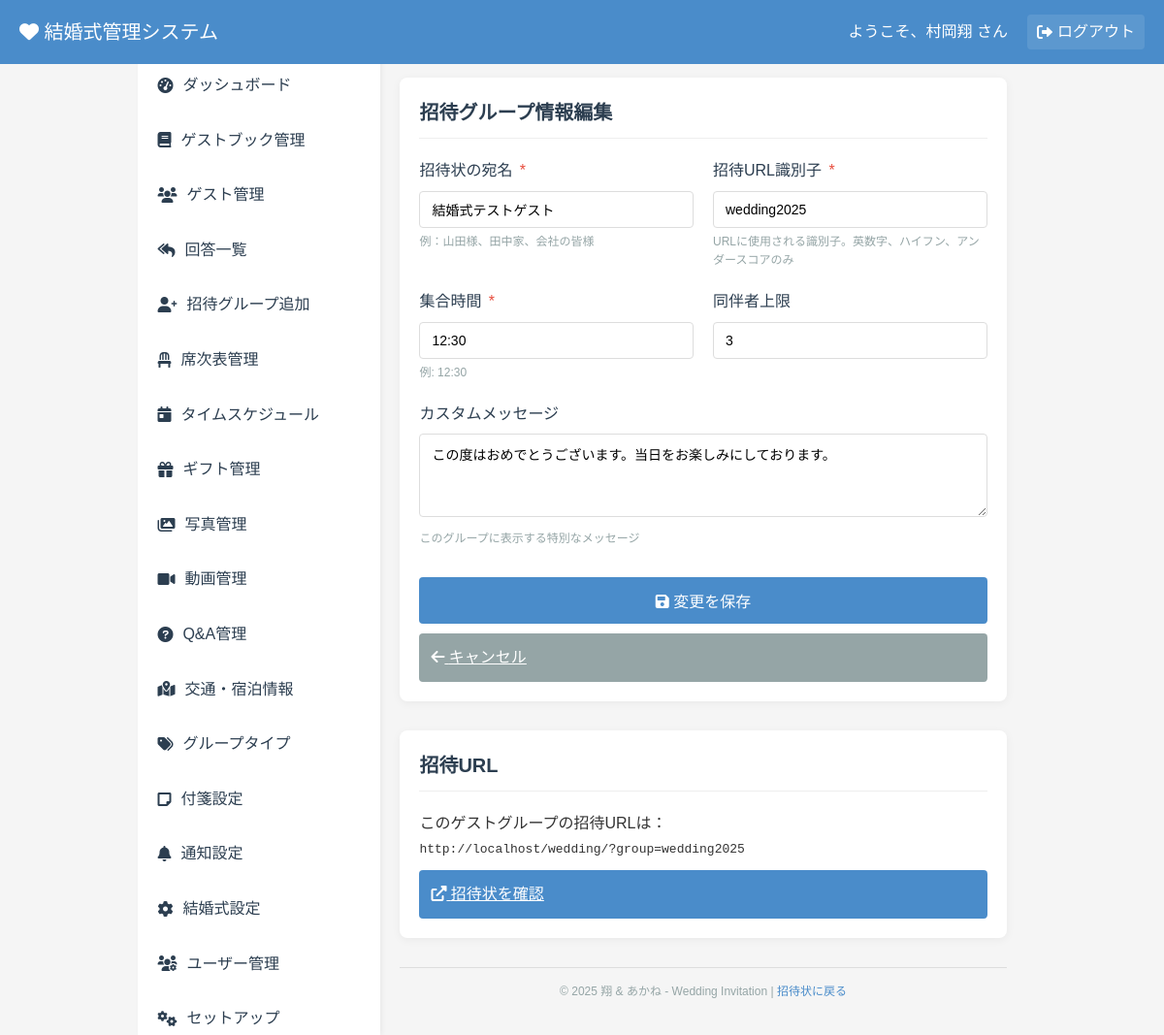
/admin/edit_guest.php?id=2 (signed in), run on the app's committed database.
### tables this page shows
CREATE TABLE `guests` (
  `id` int(11) NOT NULL AUTO_INCREMENT,
  `group_id` varchar(50) DEFAULT NULL,
  `group_name` varchar(100) NOT NULL,
  `email` varchar(255) DEFAULT NULL,
  `arrival_time` varchar(100) NOT NULL,
  `custom_message` text DEFAULT NULL,
  `max_companions` int(11) DEFAULT 0,
  `created_at` timestamp NOT NULL DEFAULT current_timestamp(),
  `group_type_id` int(11) DEFAULT NULL,
  PRIMARY KEY (`id`),
  UNIQUE KEY `group_id` (`group_id`),
  KEY `group_type_id` (`group_type_id`),
  CONSTRAINT `guests_ibfk_1` FOREIGN KEY (`group_type_id`) REFERENCES `group_types` (`id`) ON DELETE SET NULL
);

### config.php (called while the page is built, shortened)
<?php
$is_local = true;
if ($is_local) {
    $site_url = "http://localhost/wedding/";
}

### admin/edit_guest.php (the view, shortened to what this page needs)
<?php
require_once '../config.php';
$guest_id = isset($_GET['id']) ? (int)$_GET['id'] : 0;
$guest = null;
try {
    $stmt = $pdo->prepare("SELECT * FROM guests WHERE id = :id LIMIT 1");
    $stmt->execute(['id' => $guest_id]);
    $guest = $stmt->fetch();
} catch (PDOException $e) {
    $error = "招待グループ情報の取得に失敗しました。";
    if ($debug_mode) {
        $error .= " エラー: " . $e->getMessage();
    }
}
?>
<!DOCTYPE html>
<html lang="ja">
<head>
    <link rel="stylesheet" href="../css/style.css">
    <link rel="stylesheet" href="css/admin.css">
    <link rel="stylesheet" href="https://cdnjs.cloudflare.com/ajax/libs/font-awesome/6.0.0/css/all.min.css">
</head>
<body class="admin-body">
    <div class="admin-dashboard">
        <header class="admin-dashboard-header">
            <div class="admin-logo">
                <h1><i class="fas fa-heart"></i> 結婚式管理システム</h1>
            </div>
            <div class="admin-user">
                <span>ようこそ、<?= htmlspecialchars($_SESSION['admin_username']) ?> さん</span>
                <a href="logout.php" class="admin-logout"><i class="fas fa-sign-out-alt"></i> ログアウト</a>
            </div>
        </header>
        <div class="admin-dashboard-content">
            <?php include 'inc/sidebar.php'; ?>
            <div class="admin-main">
                <div class="admin-content-wrapper">
                    <section class="admin-section">
                        <h2>招待グループ情報編集</h2>
                        <form class="admin-form" method="post" action="">
                            <div class="admin-form-row">
                                <div class="admin-form-group">
                                    <label for="group_name">招待状の宛名 <span class="required">*</span></label>
                                    <input type="text" id="group_name" name="group_name" required value="<?= htmlspecialchars($guest['group_name']) ?>">
                                    <small>例：山田様、田中家、会社の皆様</small>
                                </div>
                                <div class="admin-form-group">
                                    <label for="group_id">招待URL識別子 <span class="required">*</span></label>
                                    <input type="text" id="group_id" name="group_id" required value="<?= htmlspecialchars($guest['group_id']) ?>">
                                    <small>URLに使用される識別子。英数字、ハイフン、アンダースコアのみ</small>
                                </div>
                            </div>
                            <div class="admin-form-row">
                                <div class="admin-form-group">
                                    <label for="arrival_time">集合時間 <span class="required">*</span></label>
                                    <input type="text" id="arrival_time" name="arrival_time" required value="<?= htmlspecialchars($guest['arrival_time']) ?>">
                                    <small>例: 12:30</small>
                                </div>
                                <div class="admin-form-group">
                                    <label for="max_companions">同伴者上限</label>
                                    <input type="number" id="max_companions" name="max_companions" min="0" value="<?= (int)$guest['max_companions'] ?>">
                                </div>
                            </div>
                            <div class="admin-form-group">
                                <label for="custom_message">カスタムメッセージ</label>
                                <textarea id="custom_message" name="custom_message" rows="4"><?= htmlspecialchars($guest['custom_message']) ?></textarea>
                                <small>このグループに表示する特別なメッセージ</small>
                            </div>
                            <div class="admin-form-actions">
                                <button type="submit" class="admin-button">
                                    <i class="fas fa-save"></i> 変更を保存
                                </button>
                                <a href="dashboard.php" class="admin-button" style="background-color: var(--admin-gray); margin-top: 10px;">
                                    <i class="fas fa-arrow-left"></i> キャンセル
                                </a>
                            </div>
                        </form>
                    </section>
                    <section class="admin-section">
                        <h2>招待URL</h2>
                        <div class="admin-info-box">
                            <p>このゲストグループの招待URLは：</p>
                            <div class="admin-url-box">
                                <code><?= $site_url ?>?group=<?= urlencode($guest['group_id']) ?></code>
                                <a href="../index.php?group=<?= urlencode($guest['group_id']) ?>" target="_blank" class="admin-button" style="margin-top: 10px;">
                                    <i class="fas fa-external-link-alt"></i> 招待状を確認
                                </a>
                            </div>
                        </div>
                    </section>
                </div>
                <?php include 'inc/footer.php'; ?>
</body>
</html>

### css/style.css (style rules this page uses)
:root { --primary-color: #ffffff; --accent-color: #4CAF50; --accent-light: #81C784; --accent-dark: #388E3C; --text-color: #333333; --background-light: #f8f9fa; --shadow-color: rgba(0, 0, 0, 0.1); --gold: #d4af37; --light-gold: #f1e6c1; --cream: #fcf8e8; --pink-accent: #f8bbd0; --pink-light: #fce4ec; --pink-dark: #ec407a; }
* { box-sizing: border-box; margin: 0; padding: 0; }
body { font-family: 'Noto Serif JP', serif; margin: 0; padding: 0; background: url('../images/leaves-bg.png') repeat; background-size: 400px; background-attachment: fixed; color: #2c3e50; line-height: 1.6; min-height: 100vh; display: flex; flex-direction: column; justify-content: flex-start; align-items: center; }
body::before { content: ''; position: fixed; top: 0; left: 0; width: 100%; height: 100%; background-image: url('../images/leaves-bg.png'); background-size: 300px; background-repeat: repeat; opacity: 0.05; z-index: -1; }
.required { color: #ff5252; margin-left: 3px; }

### admin/css/admin.css (style rules this page uses)
:root { --admin-primary: #4a8cca; --admin-secondary: #2c3e50; --admin-success: #2ecc71; --admin-danger: #e74c3c; --admin-warning: #f39c12; --admin-info: #3498db; --admin-light: #ecf0f1; --admin-dark: #2c3e50; --admin-gray: #95a5a6; --admin-border: #ddd; }
.admin-body { font-family: 'Noto Sans JP', sans-serif; background-color: #f5f5f5; margin: 0; padding: 0; color: #333; }
.admin-form-group { margin-bottom: 20px; }
.admin-form-group label { display: block; margin-bottom: 8px; font-weight: 500; color: var(--admin-secondary); }
.admin-form-group input { width: 100%; padding: 10px 12px; border: 1px solid var(--admin-border); border-radius: 4px; font-size: 14px; transition: border-color 0.3s; }
.admin-button { display: block; width: 100%; padding: 12px; background-color: var(--admin-primary); color: white; border: none; border-radius: 4px; font-size: 16px; font-weight: 500; cursor: pointer; transition: background-color 0.3s; }
.admin-dashboard { display: flex; flex-direction: column; min-height: 100vh; }
.admin-dashboard-header { background-color: var(--admin-primary); color: white; padding: 15px 20px; display: flex; justify-content: space-between; align-items: center; position: fixed; top: 0; left: 0; right: 0; z-index: 1000; }
.admin-logo h1 { margin: 0; font-size: 20px; font-weight: 500; }
.admin-user { display: flex; align-items: center; gap: 20px; }
.admin-logout { color: white; text-decoration: none; display: inline-flex; align-items: center; gap: 5px; padding: 5px 10px; border-radius: 4px; background-color: rgba(255, 255, 255, 0.1); transition: background-color 0.3s; }
.admin-dashboard-content { display: flex; flex: 1; margin-top: 60px; min-height: calc(100vh - 60px); }
.admin-main { flex: 1; padding: 20px; margin-left: 250px; min-height: calc(100vh - 60px); display: flex; flex-direction: column; width: calc(100% - 250px); box-sizing: border-box; }
.admin-content-wrapper { flex: 1; display: flex; flex-direction: column; }
.admin-section { background-color: white; border-radius: 8px; box-shadow: 0 2px 10px rgba(0, 0, 0, 0.05); padding: 20px; margin-bottom: 30px; }
.admin-section h2 { margin-top: 0; margin-bottom: 20px; color: var(--admin-secondary); font-size: 20px; padding-bottom: 10px; border-bottom: 1px solid #eee; }
.admin-form { max-width: 800px; }
.admin-form-row { display: flex; gap: 20px; margin-bottom: 20px; }
.admin-form-row .admin-form-group { flex: 1; margin-bottom: 0; }
.admin-form-group textarea { width: 100%; padding: 10px 12px; border: 1px solid var(--admin-border); border-radius: 4px; font-size: 14px; font-family: inherit; resize: vertical; }
.admin-form-group small { display: block; margin-top: 5px; color: var(--admin-gray); font-size: 12px; }
.admin-form-actions { margin-top: 30px; }
.required { color: var(--admin-danger); }

### data on the page
guests: group_name "結婚式テストゲスト", group_id "wedding2025", arrival_time "12:30", max_companions "3", custom_message "この度はおめでとうございます。当日をお楽しみにしております。", group "wedding2025"

### other printed values
$_SESSION['admin_username'] "村岡翔"
$item['text'] "ダッシュボード"
$item['text'] "ゲストブック管理"
$item['text'] "ゲスト管理"
$item['text'] "回答一覧"
$item['text'] "招待グループ追加"
$item['text'] "席次表管理"
$item['text'] "タイムスケジュール"
$item['text'] "ギフト管理"
$item['text'] "写真管理"
$item['text'] "動画管理"
$item['text'] "Q&A管理"
$item['text'] "交通・宿泊情報"
$item['text'] "グループタイプ"
$item['text'] "付箋設定"
